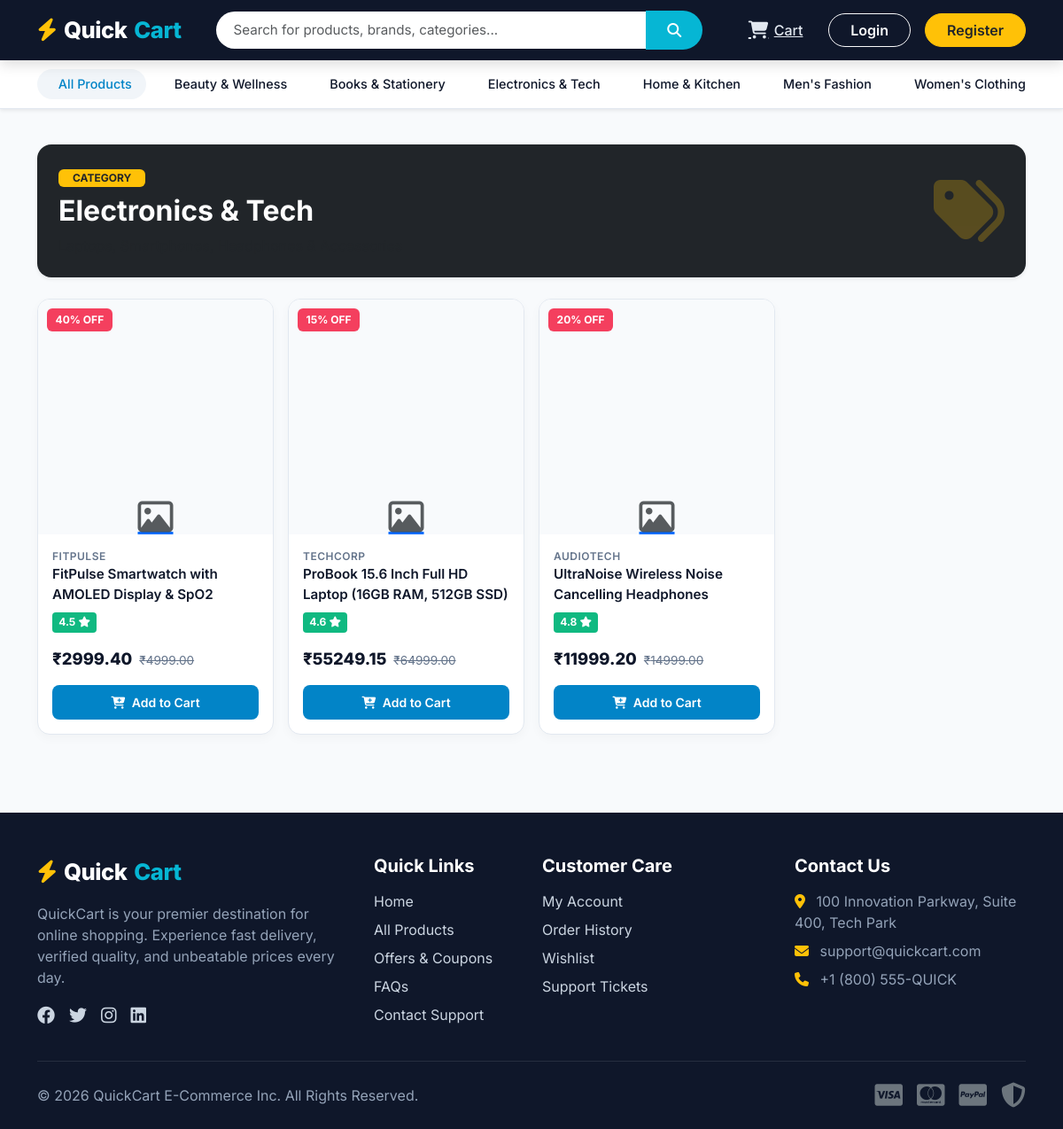
Screenshot of /products/category/electronics-tech/ with the database file from the repository.
### products/models.py (models this page shows, shortened)
class Category(models.Model):
    name = models.CharField(max_length=100, unique=True)
    slug = models.SlugField(max_length=120, unique=True, blank=True)
    description = models.TextField(blank=True)
    image = models.ImageField(upload_to='categories/', blank=True, null=True)
    created_at = models.DateTimeField(auto_now_add=True)
    class Meta:
        verbose_name_plural = "Categories"
        ordering = ['name']

class Product(models.Model):
    name = models.CharField(max_length=200)
    slug = models.SlugField(max_length=250, unique=True, blank=True)
    category = models.ForeignKey(Category, on_delete=models.CASCADE, related_name='products')
    description = models.TextField()
    price = models.DecimalField(max_digits=10, decimal_places=2)
    discount_percentage = models.PositiveIntegerField(default=0)
    final_price = models.DecimalField(max_digits=10, decimal_places=2, blank=True, null=True)
    brand = models.CharField(max_length=100)
    stock = models.PositiveIntegerField(default=0)
    sku = models.CharField(max_length=50, unique=True)
    main_image = models.ImageField(upload_to='products/')
    rating = models.DecimalField(max_digits=3, decimal_places=2, default=0.0)
    is_active = models.BooleanField(default=True)
    created_at = models.DateTimeField(auto_now_add=True)
    updated_at = models.DateTimeField(auto_now=True)
    class Meta:
        ordering = ['-created_at']

### products/views.py (the view)
# urls.py: path('category/<slug:slug>/', views.category_view, name='category'),
def category_view(request, slug):
    category = get_object_or_404(Category, slug=slug)
    products = Product.objects.filter(category=category, is_active=True)
    sort_by = request.GET.get('sort', 'newest')
    if sort_by == 'price_low':
        products = products.order_by('final_price')
    elif sort_by == 'price_high':
        products = products.order_by('-final_price')
    elif sort_by == 'rating':
        products = products.order_by('-rating')
    paginator = Paginator(products, 12)
    page_number = request.GET.get('page')
    page_obj = paginator.get_page(page_number)
    context = {
        'category': category,
        'page_obj': page_obj,
        'sort_by': sort_by
    }
    return render(request, 'products/category.html', context)

### templates/products/category.html (shortened to what this page needs)
{% extends 'base.html' %}
{% block content %}
<div class="container my-4">
    <div class="card border-0 shadow-sm rounded-4 p-4 mb-4 bg-dark text-white position-relative overflow-hidden">
        <div class="row align-items-center">
            <div class="col-md-8">
                <span class="badge bg-warning text-dark text-uppercase px-3 py-1 mb-2 fw-bold">Category</span>
                <h2 class="fw-bold mb-2">{{ category.name }}</h2>
                <p class="mb-0 text-muted opacity-75">{{ category.description|default:"Browse our collection of verified quality products." }}</p>
            </div>
            <div class="col-md-4 text-center text-md-end mt-3 mt-md-0">
                <i class="fa-solid fa-tags display-1 text-warning opacity-25"></i>
            </div>
        </div>
    </div>
    {% if page_obj %}
        <div class="row g-3">
            {% for product in page_obj %}
                <div class="col-6 col-md-4 col-lg-3">
                    {% include 'products/includes/product_card.html' %}
                </div>
            {% endfor %}
        </div>
    {% endif %}
</div>
{% endblock %}

### templates/base.html (shortened to what this page needs)
{% load static %}
<!DOCTYPE html>
<html lang="en">
<head>
    <link href="https://cdn.jsdelivr.net/npm/bootstrap@5.3.0/dist/css/bootstrap.min.css" rel="stylesheet">
    <link rel="stylesheet" href="https://cdnjs.cloudflare.com/ajax/libs/font-awesome/6.4.0/css/all.min.css">
    <link rel="stylesheet" href="{% static 'css/style.css' %}">
</head>
<body>
    <header class="qc-navbar">
        <div class="container">
            <div class="d-flex align-items-center justify-content-between flex-wrap gap-2">
                <a href="{% url 'home' %}" class="qc-brand">
                    <i class="fa-solid fa-bolt text-warning"></i> Quick<span>Cart</span>
                </a>
                <form action="{% url 'products:search' %}" method="GET" class="flex-grow-1 mx-lg-4 max-w-600" style="max-width: 550px;">
                    <div class="input-group">
                        <input type="text" name="q" class="form-control qc-search-input" placeholder="Search for products, brands, categories..." value="{{ request.GET.q|default:'' }}" required>
                        <button class="btn qc-search-btn" type="submit">
                            <i class="fa-solid fa-magnifying-glass"></i>
                        </button>
                    </div>
                </form>
                <div class="d-flex align-items-center gap-3">
                    {% if user.is_authenticated %}
                        <a href="{% url 'cart:wishlist' %}" class="qc-nav-link text-white" title="Wishlist">
                            <i class="fa-regular fa-heart fs-5"></i>
                            <span class="d-none d-md-inline">Wishlist</span>
                            {% if wishlist_count > 0 %}
                                <span class="qc-badge">{{ wishlist_count }}</span>
                            {% endif %}
                        </a>
                        <a href="{% url 'cart:cart' %}" class="qc-nav-link text-white" title="Cart">
                            <i class="fa-solid fa-cart-shopping fs-5"></i>
                            <span class="d-none d-md-inline">Cart</span>
                            {% if cart_count > 0 %}
                                <span class="qc-badge">{{ cart_count }}</span>
                            {% endif %}
                        </a>
                        <a href="{% url 'notifications:list' %}" class="qc-nav-link text-white" title="Notifications">
                            <i class="fa-regular fa-bell fs-5"></i>
                            {% if unread_notifications_count > 0 %}
                                <span class="qc-badge bg-danger">{{ unread_notifications_count }}</span>
                            {% endif %}
                        </a>
                        <div class="dropdown">
                            <button class="btn btn-outline-light dropdown-toggle rounded-pill px-3 py-1 fw-semibold d-flex align-items-center gap-2" type="button" data-bs-toggle="dropdown">
                                <i class="fa-regular fa-circle-user fs-5"></i>
                                <span>{{ user.first_name|default:user.username }}</span>
                            </button>
                            <ul class="dropdown-menu dropdown-menu-end shadow border-0 mt-2">
                                <li><a class="dropdown-item py-2" href="{% url 'accounts:profile' %}"><i class="fa-solid fa-user me-2 text-primary"></i> My Profile</a></li>
                                <li><a class="dropdown-item py-2" href="{% url 'orders:my_orders' %}"><i class="fa-solid fa-box me-2 text-success"></i> My Orders</a></li>
                                <li><a class="dropdown-item py-2" href="{% url 'coupons:coupons_list' %}"><i class="fa-solid fa-ticket me-2 text-warning"></i> My Coupons</a></li>
                                <li><a class="dropdown-item py-2" href="{% url 'support:tickets' %}"><i class="fa-solid fa-headset me-2 text-info"></i> Support Tickets</a></li>
                                {% if user.is_staff %}
                                    <li><hr class="dropdown-divider"></li>
                                    <li><a class="dropdown-item py-2 fw-bold text-danger" href="{% url 'dashboard:home' %}"><i class="fa-solid fa-chart-line me-2"></i> Admin Dashboard</a></li>
                                {% endif %}
                                <li><hr class="dropdown-divider"></li>
                                <li><a class="dropdown-item py-2 text-danger" href="{% url 'accounts:logout' %}"><i class="fa-solid fa-right-from-bracket me-2"></i> Logout</a></li>
                            </ul>
                        </div>
                    {% else %}
                        <a href="{% url 'cart:cart' %}" class="qc-nav-link text-white" title="Cart">
                            <i class="fa-solid fa-cart-shopping fs-5"></i>
                            <span class="d-none d-md-inline">Cart</span>
                        </a>
                        <a href="{% url 'accounts:login' %}" class="btn btn-outline-light rounded-pill px-4 fw-semibold">Login</a>
                        <a href="{% url 'accounts:register' %}" class="btn btn-warning rounded-pill px-4 fw-semibold text-dark">Register</a>
                    {% endif %}
                </div>
            </div>
        </div>
    </header>
    <nav class="qc-category-bar shadow-sm">
        <div class="container">
            <div class="d-flex align-items-center gap-2">
                <a href="{% url 'products:product_list' %}" class="qc-cat-item active">
                     All Products
                </a>
                {% for cat in nav_categories %}
                    <a href="{% url 'products:category' cat.slug %}" class="qc-cat-item">
                        {{ cat.name }}
                    </a>
                {% endfor %}
                <a href="{% url 'coupons:coupons_list' %}" class="qc-cat-item text-danger fw-bold ms-auto">
                </a>
            </div>
        </div>
    </nav>
    <main>
        {% block content %}{% endblock %}
    </main>
    <footer class="qc-footer">
        <div class="container">
            <div class="row g-4">
                <div class="col-lg-4 col-md-6">
                    <div class="qc-brand mb-3">
                        <i class="fa-solid fa-bolt text-warning"></i> Quick<span>Cart</span>
                    </div>
                    <p>QuickCart is your premier destination for online shopping. Experience fast delivery, verified quality, and unbeatable prices every day.</p>
                    <div class="d-flex gap-3 fs-5 mt-3">
                        <a href="#"><i class="fa-brands fa-facebook"></i></a>
                        <a href="#"><i class="fa-brands fa-twitter"></i></a>
                        <a href="#"><i class="fa-brands fa-instagram"></i></a>
                        <a href="#"><i class="fa-brands fa-linkedin"></i></a>
                    </div>
                </div>
                <div class="col-lg-2 col-md-6">
                    <h5>Quick Links</h5>
                    <ul class="list-unstyled d-flex flex-column gap-2">
                        <li><a href="{% url 'home' %}">Home</a></li>
                        <li><a href="{% url 'products:product_list' %}">All Products</a></li>
                        <li><a href="{% url 'coupons:coupons_list' %}">Offers & Coupons</a></li>
                        <li><a href="{% url 'support:faq' %}">FAQs</a></li>
                        <li><a href="{% url 'support:contact' %}">Contact Support</a></li>
                    </ul>
                </div>
                <div class="col-lg-3 col-md-6">
                    <h5>Customer Care</h5>
                    <ul class="list-unstyled d-flex flex-column gap-2">
                        <li><a href="{% url 'accounts:profile' %}">My Account</a></li>
                        <li><a href="{% url 'orders:my_orders' %}">Order History</a></li>
                        <li><a href="{% url 'cart:wishlist' %}">Wishlist</a></li>
                        <li><a href="{% url 'support:tickets' %}">Support Tickets</a></li>
                    </ul>
                </div>
                <div class="col-lg-3 col-md-6">
                    <h5>Contact Us</h5>
                    <p class="mb-2"><i class="fa-solid fa-location-dot me-2 text-warning"></i> 100 Innovation Parkway, Suite 400, Tech Park</p>
                    <p class="mb-2"><i class="fa-solid fa-envelope me-2 text-warning"></i> support@quickcart.com</p>
                    <p class="mb-2"><i class="fa-solid fa-phone me-2 text-warning"></i> +1 (800) 555-QUICK</p>
                </div>
            </div>
            <hr class="my-4 border-secondary">
            <div class="d-flex flex-column flex-md-row justify-content-between align-items-center text-center text-md-start">
                <p class="mb-0">&copy; 2026 QuickCart E-Commerce Inc. All Rights Reserved.</p>
                <div class="d-flex gap-3 fs-3 text-secondary mt-2 mt-md-0">
                    <i class="fa-brands fa-cc-visa"></i>
                    <i class="fa-brands fa-cc-mastercard"></i>
                    <i class="fa-brands fa-cc-paypal"></i>
                    <i class="fa-solid fa-shield-halved"></i>
                </div>
            </div>
        </div>
    </footer>
</body>
</html>

### templates/products/includes/product_card.html (shortened to what this page needs)
<div class="qc-card">
    <div class="qc-product-img-wrapper">
        {% if product.discount_percentage > 0 %}
            <span class="qc-badge-discount">{{ product.discount_percentage }}% OFF</span>
        {% endif %}
        <a href="{% url 'products:product_detail' product.slug %}">
            {% if product.main_image %}
                <img src="{{ product.main_image.url }}" alt="{{ product.name }}" class="qc-product-img">
            {% else %}
                <div class="d-flex align-items-center justify-content-center h-100 text-muted">
                    <i class="fa-regular fa-image fs-1"></i>
                </div>
            {% endif %}
        </a>
    </div>
    <div class="qc-card-body">
        <div class="qc-product-brand">{{ product.brand }}</div>
        <a href="{% url 'products:product_detail' product.slug %}" class="qc-product-title" title="{{ product.name }}">
            {{ product.name }}
        </a>
        <div class="qc-rating-badge">
            {{ product.rating|stringformat:".1f" }} <i class="fa-solid fa-star"></i>
        </div>
        <div class="qc-price-section mt-2">
            <span class="qc-final-price">₹{{ product.final_price }}</span>
            {% if product.discount_percentage > 0 %}
                <span class="qc-original-price">₹{{ product.price }}</span>
            {% endif %}
        </div>
        <div class="d-grid mt-3">
            {% if product.stock > 0 %}
                <form action="{% url 'cart:add_to_cart' product.id %}" method="POST">
                    <button type="submit" class="btn qc-btn-primary btn-sm w-100">
                        <i class="fa-solid fa-cart-plus me-1"></i> Add to Cart
                    </button>
                </form>
            {% else %}
                <button class="btn btn-secondary btn-sm w-100" disabled>Out of Stock</button>
            {% endif %}
        </div>
    </div>
</div>

### rows the page displays
Category: name "Beauty & Wellness"
Category: name "Books & Stationery"
Category: name "Electronics & Tech"
Category: name "Home & Kitchen"
Category: name "Men's Fashion"
Category: name "Women's Clothing"
Product: discount_percentage "40", brand "FITPULSE", name "FitPulse Smartwatch with AMOLED Display & SpO2", rating "4.5", final_price "2999.40", price "4999.00", stock "Add to Cart"
Product: discount_percentage "15", brand "TECHCORP", name "ProBook 15.6 Inch Full HD Laptop (16GB RAM, 512GB SSD)", rating "4.6", final_price "55249.15", price "64999.00", stock "Add to Cart"
Product: discount_percentage "20", brand "AUDIOTECH", name "UltraNoise Wireless Noise Cancelling Headphones", rating "4.8", final_price "11999.20", price "14999.00", stock "Add to Cart"
